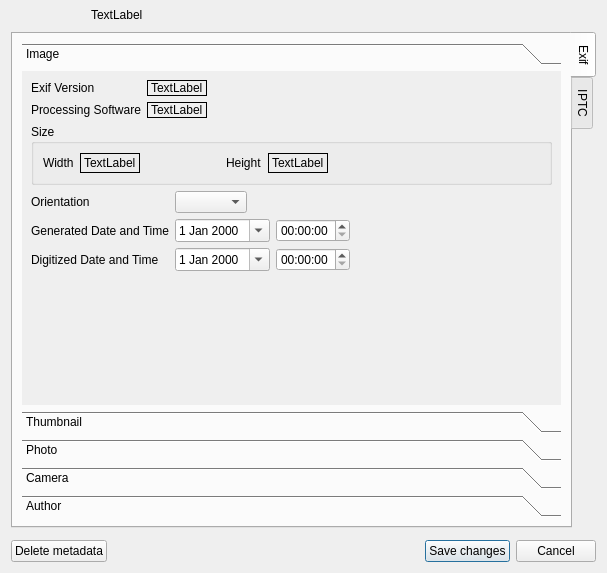
<?xml version="1.0" encoding="UTF-8"?>
<ui version="4.0">
 <class>MetadataDialog</class>
 <widget class="QDialog" name="MetadataDialog">
  <property name="geometry">
   <rect>
    <x>0</x>
    <y>0</y>
    <width>607</width>
    <height>573</height>
   </rect>
  </property>
  <property name="windowTitle">
   <string>Metadata - SIR</string>
  </property>
  <layout class="QGridLayout" name="gridLayout_3">
   <property name="topMargin">
    <number>4</number>
   </property>
   <item row="0" column="0">
    <layout class="QHBoxLayout" name="horizontalLayout_3">
     <property name="spacing">
      <number>0</number>
     </property>
     <item>
      <widget class="QPushButton" name="previousButton">
       <property name="sizePolicy">
        <sizepolicy hsizetype="Fixed" vsizetype="Fixed">
         <horstretch>0</horstretch>
         <verstretch>0</verstretch>
        </sizepolicy>
       </property>
       <property name="icon">
        <iconset resource="../application.qrc">
         <normaloff>:/images/previous.png</normaloff>:/images/previous.png</iconset>
       </property>
       <property name="flat">
        <bool>true</bool>
       </property>
      </widget>
     </item>
     <item>
      <widget class="QPushButton" name="nextButton">
       <property name="sizePolicy">
        <sizepolicy hsizetype="Fixed" vsizetype="Fixed">
         <horstretch>0</horstretch>
         <verstretch>0</verstretch>
        </sizepolicy>
       </property>
       <property name="icon">
        <iconset resource="../application.qrc">
         <normaloff>:/images/next.png</normaloff>:/images/next.png</iconset>
       </property>
       <property name="flat">
        <bool>true</bool>
       </property>
      </widget>
     </item>
     <item>
      <widget class="QLabel" name="filePathLabel">
       <property name="text">
        <string>TextLabel</string>
       </property>
      </widget>
     </item>
    </layout>
   </item>
   <item row="1" column="0">
    <widget class="QTabWidget" name="tabWidget">
     <property name="tabPosition">
      <enum>QTabWidget::East</enum>
     </property>
     <property name="currentIndex">
      <number>0</number>
     </property>
     <widget class="QWidget" name="exifTab">
      <attribute name="title">
       <string>Exif</string>
      </attribute>
      <layout class="QVBoxLayout" name="verticalLayout">
       <item>
        <widget class="QToolBox" name="exifToolBox">
         <property name="currentIndex">
          <number>0</number>
         </property>
         <widget class="QWidget" name="imagePage">
          <property name="geometry">
           <rect>
            <x>0</x>
            <y>0</y>
            <width>547</width>
            <height>317</height>
           </rect>
          </property>
          <attribute name="label">
           <string>Image</string>
          </attribute>
          <layout class="QVBoxLayout" name="verticalLayout_7">
           <item>
            <layout class="QHBoxLayout" name="horizontalLayout_5">
             <item>
              <layout class="QVBoxLayout" name="verticalLayout_9">
               <item>
                <widget class="QLabel" name="label_5">
                 <property name="text">
                  <string>Exif Version</string>
                 </property>
                </widget>
               </item>
               <item>
                <widget class="QLabel" name="label_2">
                 <property name="text">
                  <string>Processing Software</string>
                 </property>
                </widget>
               </item>
              </layout>
             </item>
             <item>
              <layout class="QVBoxLayout" name="verticalLayout_10">
               <item>
                <widget class="QLabel" name="exifVersionLabel">
                 <property name="frameShape">
                  <enum>QFrame::Panel</enum>
                 </property>
                 <property name="text">
                  <string>TextLabel</string>
                 </property>
                </widget>
               </item>
               <item>
                <widget class="QLabel" name="exifProcessingSoftLabel">
                 <property name="frameShape">
                  <enum>QFrame::Panel</enum>
                 </property>
                 <property name="text">
                  <string>TextLabel</string>
                 </property>
                </widget>
               </item>
              </layout>
             </item>
             <item>
              <spacer name="horizontalSpacer_5">
               <property name="orientation">
                <enum>Qt::Horizontal</enum>
               </property>
               <property name="sizeHint" stdset="0">
                <size>
                 <width>40</width>
                 <height>20</height>
                </size>
               </property>
              </spacer>
             </item>
            </layout>
           </item>
           <item>
            <widget class="QGroupBox" name="groupBox_4">
             <property name="title">
              <string>Size</string>
             </property>
             <layout class="QHBoxLayout" name="horizontalLayout">
              <item>
               <widget class="QLabel" name="label_8">
                <property name="text">
                 <string>Width</string>
                </property>
               </widget>
              </item>
              <item>
               <widget class="QLabel" name="exifWidthLabel">
                <property name="frameShape">
                 <enum>QFrame::Panel</enum>
                </property>
                <property name="text">
                 <string>TextLabel</string>
                </property>
               </widget>
              </item>
              <item>
               <spacer name="horizontalSpacer_2">
                <property name="orientation">
                 <enum>Qt::Horizontal</enum>
                </property>
                <property name="sizeType">
                 <enum>QSizePolicy::Preferred</enum>
                </property>
                <property name="sizeHint" stdset="0">
                 <size>
                  <width>80</width>
                  <height>20</height>
                 </size>
                </property>
               </spacer>
              </item>
              <item>
               <widget class="QLabel" name="label_6">
                <property name="text">
                 <string>Height</string>
                </property>
               </widget>
              </item>
              <item>
               <widget class="QLabel" name="exifHeightLabel">
                <property name="frameShape">
                 <enum>QFrame::Panel</enum>
                </property>
                <property name="text">
                 <string>TextLabel</string>
                </property>
               </widget>
              </item>
              <item>
               <spacer name="horizontalSpacer_3">
                <property name="orientation">
                 <enum>Qt::Horizontal</enum>
                </property>
                <property name="sizeHint" stdset="0">
                 <size>
                  <width>40</width>
                  <height>20</height>
                 </size>
                </property>
               </spacer>
              </item>
             </layout>
            </widget>
           </item>
           <item>
            <layout class="QGridLayout" name="gridLayout_4">
             <item row="1" column="0">
              <widget class="QLabel" name="label">
               <property name="text">
                <string>Generated Date and Time</string>
               </property>
              </widget>
             </item>
             <item row="0" column="0">
              <widget class="QLabel" name="label_9">
               <property name="text">
                <string>Orientation</string>
               </property>
              </widget>
             </item>
             <item row="2" column="0">
              <widget class="QLabel" name="label_3">
               <property name="text">
                <string>Digitized Date and Time</string>
               </property>
              </widget>
             </item>
             <item row="1" column="3">
              <spacer name="horizontalSpacer">
               <property name="orientation">
                <enum>Qt::Horizontal</enum>
               </property>
               <property name="sizeHint" stdset="0">
                <size>
                 <width>40</width>
                 <height>20</height>
                </size>
               </property>
              </spacer>
             </item>
             <item row="1" column="1">
              <widget class="QDateEdit" name="exifOriginalDateEdit">
               <property name="calendarPopup">
                <bool>true</bool>
               </property>
              </widget>
             </item>
             <item row="2" column="1">
              <widget class="QDateEdit" name="exifDigitizedDateEdit">
               <property name="calendarPopup">
                <bool>true</bool>
               </property>
              </widget>
             </item>
             <item row="1" column="2">
              <widget class="QTimeEdit" name="exifOriginalTimeEdit"/>
             </item>
             <item row="2" column="2">
              <widget class="QTimeEdit" name="exifDigitizedTimeEdit"/>
             </item>
             <item row="0" column="1" colspan="2">
              <widget class="QComboBox" name="exifOrientationComboBox">
               <property name="sizePolicy">
                <sizepolicy hsizetype="Maximum" vsizetype="Fixed">
                 <horstretch>0</horstretch>
                 <verstretch>0</verstretch>
                </sizepolicy>
               </property>
              </widget>
             </item>
            </layout>
           </item>
           <item>
            <spacer name="verticalSpacer_2">
             <property name="orientation">
              <enum>Qt::Vertical</enum>
             </property>
             <property name="sizeHint" stdset="0">
              <size>
               <width>20</width>
               <height>40</height>
              </size>
             </property>
            </spacer>
           </item>
          </layout>
         </widget>
         <widget class="QWidget" name="thumbPage">
          <property name="geometry">
           <rect>
            <x>0</x>
            <y>0</y>
            <width>547</width>
            <height>317</height>
           </rect>
          </property>
          <attribute name="label">
           <string>Thumbnail</string>
          </attribute>
          <layout class="QVBoxLayout" name="verticalLayout_18">
           <item>
            <widget class="QLabel" name="exifThumbnailLabel">
             <property name="text">
              <string>Thumbnail Label</string>
             </property>
             <property name="alignment">
              <set>Qt::AlignCenter</set>
             </property>
             <property name="margin">
              <number>5</number>
             </property>
            </widget>
           </item>
           <item>
            <widget class="QGroupBox" name="groupBox_5">
             <property name="title">
              <string>Size</string>
             </property>
             <layout class="QHBoxLayout" name="horizontalLayout_7">
              <item>
               <widget class="QLabel" name="label_17">
                <property name="text">
                 <string>Width</string>
                </property>
               </widget>
              </item>
              <item>
               <widget class="QLabel" name="exifThumbnailWidthLabel">
                <property name="frameShape">
                 <enum>QFrame::Panel</enum>
                </property>
                <property name="text">
                 <string>TextLabel</string>
                </property>
               </widget>
              </item>
              <item>
               <spacer name="horizontalSpacer_8">
                <property name="orientation">
                 <enum>Qt::Horizontal</enum>
                </property>
                <property name="sizeType">
                 <enum>QSizePolicy::Preferred</enum>
                </property>
                <property name="sizeHint" stdset="0">
                 <size>
                  <width>80</width>
                  <height>20</height>
                 </size>
                </property>
               </spacer>
              </item>
              <item>
               <widget class="QLabel" name="label_18">
                <property name="text">
                 <string>Height</string>
                </property>
               </widget>
              </item>
              <item>
               <widget class="QLabel" name="exifThumbnailHeightLabel">
                <property name="frameShape">
                 <enum>QFrame::Panel</enum>
                </property>
                <property name="text">
                 <string>TextLabel</string>
                </property>
               </widget>
              </item>
              <item>
               <spacer name="horizontalSpacer_9">
                <property name="orientation">
                 <enum>Qt::Horizontal</enum>
                </property>
                <property name="sizeHint" stdset="0">
                 <size>
                  <width>40</width>
                  <height>20</height>
                 </size>
                </property>
               </spacer>
              </item>
             </layout>
            </widget>
           </item>
           <item>
            <spacer name="verticalSpacer_4">
             <property name="orientation">
              <enum>Qt::Vertical</enum>
             </property>
             <property name="sizeHint" stdset="0">
              <size>
               <width>20</width>
               <height>40</height>
              </size>
             </property>
            </spacer>
           </item>
          </layout>
         </widget>
         <widget class="QWidget" name="photoPage">
          <property name="geometry">
           <rect>
            <x>0</x>
            <y>0</y>
            <width>547</width>
            <height>317</height>
           </rect>
          </property>
          <attribute name="label">
           <string>Photo</string>
          </attribute>
          <layout class="QGridLayout" name="gridLayout">
           <item row="5" column="0" colspan="5">
            <widget class="QGroupBox" name="groupBox_6">
             <property name="title">
              <string>Exposure program</string>
             </property>
             <layout class="QVBoxLayout" name="verticalLayout_22">
              <item>
               <widget class="QComboBox" name="exifExpProgramComboBox">
                <property name="sizePolicy">
                 <sizepolicy hsizetype="Expanding" vsizetype="Fixed">
                  <horstretch>0</horstretch>
                  <verstretch>0</verstretch>
                 </sizepolicy>
                </property>
               </widget>
              </item>
             </layout>
            </widget>
           </item>
           <item row="6" column="0" colspan="5">
            <widget class="QGroupBox" name="groupBox_7">
             <property name="title">
              <string>Light metering mode</string>
             </property>
             <layout class="QVBoxLayout" name="verticalLayout_23">
              <item>
               <widget class="QComboBox" name="exifLightMeteringModeComboBox">
                <property name="sizePolicy">
                 <sizepolicy hsizetype="Expanding" vsizetype="Fixed">
                  <horstretch>0</horstretch>
                  <verstretch>0</verstretch>
                 </sizepolicy>
                </property>
               </widget>
              </item>
             </layout>
            </widget>
           </item>
           <item row="7" column="0" colspan="5">
            <widget class="QGroupBox" name="groupBox_8">
             <property name="title">
              <string>Flash mode</string>
             </property>
             <layout class="QVBoxLayout" name="verticalLayout_24">
              <item>
               <widget class="QComboBox" name="exifFlashModeComboBox">
                <property name="sizePolicy">
                 <sizepolicy hsizetype="Expanding" vsizetype="Fixed">
                  <horstretch>0</horstretch>
                  <verstretch>0</verstretch>
                 </sizepolicy>
                </property>
               </widget>
              </item>
             </layout>
            </widget>
           </item>
           <item row="0" column="0">
            <widget class="QLabel" name="label_11">
             <property name="text">
              <string>Focal length</string>
             </property>
            </widget>
           </item>
           <item row="3" column="0">
            <widget class="QLabel" name="label_7">
             <property name="text">
              <string>Exposure time</string>
             </property>
            </widget>
           </item>
           <item row="4" column="0">
            <widget class="QLabel" name="label_13">
             <property name="text">
              <string>Exposure bias</string>
             </property>
            </widget>
           </item>
           <item row="0" column="1">
            <widget class="QDoubleSpinBox" name="exifFocalLengthSpinBox">
             <property name="suffix">
              <string> mm</string>
             </property>
             <property name="decimals">
              <number>1</number>
             </property>
             <property name="singleStep">
              <double>0.100000000000000</double>
             </property>
            </widget>
           </item>
           <item row="3" column="1">
            <widget class="TimeComboBox" name="exifExpTimeComboBox">
             <property name="editable">
              <bool>true</bool>
             </property>
             <item>
              <property name="text">
               <string>1/2000 s</string>
              </property>
             </item>
             <item>
              <property name="text">
               <string>1/1600 s</string>
              </property>
             </item>
             <item>
              <property name="text">
               <string>1/1250 s</string>
              </property>
             </item>
             <item>
              <property name="text">
               <string>1/1000 s</string>
              </property>
             </item>
             <item>
              <property name="text">
               <string>1/800 s</string>
              </property>
             </item>
             <item>
              <property name="text">
               <string>1/640 s</string>
              </property>
             </item>
             <item>
              <property name="text">
               <string>1/500 s</string>
              </property>
             </item>
             <item>
              <property name="text">
               <string>1/400 s</string>
              </property>
             </item>
             <item>
              <property name="text">
               <string>1/320 s</string>
              </property>
             </item>
             <item>
              <property name="text">
               <string>1/250 s</string>
              </property>
             </item>
             <item>
              <property name="text">
               <string>1/200 s</string>
              </property>
             </item>
             <item>
              <property name="text">
               <string>1/160 s</string>
              </property>
             </item>
             <item>
              <property name="text">
               <string>1/125 s</string>
              </property>
             </item>
             <item>
              <property name="text">
               <string>1/100 s</string>
              </property>
             </item>
             <item>
              <property name="text">
               <string>1/80 s</string>
              </property>
             </item>
             <item>
              <property name="text">
               <string>1/60 s</string>
              </property>
             </item>
             <item>
              <property name="text">
               <string>1/50 s</string>
              </property>
             </item>
             <item>
              <property name="text">
               <string>1/40 s</string>
              </property>
             </item>
             <item>
              <property name="text">
               <string>1/30 s</string>
              </property>
             </item>
             <item>
              <property name="text">
               <string>1/25 s</string>
              </property>
             </item>
             <item>
              <property name="text">
               <string>1/20 s</string>
              </property>
             </item>
             <item>
              <property name="text">
               <string>1/15 s</string>
              </property>
             </item>
             <item>
              <property name="text">
               <string>1/13 s</string>
              </property>
             </item>
             <item>
              <property name="text">
               <string>1/10 s</string>
              </property>
             </item>
             <item>
              <property name="text">
               <string>1/8 s</string>
              </property>
             </item>
             <item>
              <property name="text">
               <string>1/6 s</string>
              </property>
             </item>
             <item>
              <property name="text">
               <string>1/5 s</string>
              </property>
             </item>
             <item>
              <property name="text">
               <string>1/4 s</string>
              </property>
             </item>
             <item>
              <property name="text">
               <string>1/3 s</string>
              </property>
             </item>
             <item>
              <property name="text">
               <string>2/5 s</string>
              </property>
             </item>
             <item>
              <property name="text">
               <string>1/2 s</string>
              </property>
             </item>
             <item>
              <property name="text">
               <string>2/3 s</string>
              </property>
             </item>
             <item>
              <property name="text">
               <string>4/5 s</string>
              </property>
             </item>
             <item>
              <property name="text">
               <string>1 s</string>
              </property>
             </item>
             <item>
              <property name="text">
               <string>1 1/3 s</string>
              </property>
             </item>
             <item>
              <property name="text">
               <string>1 2/3 s</string>
              </property>
             </item>
             <item>
              <property name="text">
               <string>2 s</string>
              </property>
             </item>
             <item>
              <property name="text">
               <string>2 1/2 s</string>
              </property>
             </item>
             <item>
              <property name="text">
               <string>3 1/5 s</string>
              </property>
             </item>
             <item>
              <property name="text">
               <string>4 s</string>
              </property>
             </item>
             <item>
              <property name="text">
               <string>5 s</string>
              </property>
             </item>
             <item>
              <property name="text">
               <string>6 s</string>
              </property>
             </item>
             <item>
              <property name="text">
               <string>8 s</string>
              </property>
             </item>
             <item>
              <property name="text">
               <string>10 s</string>
              </property>
             </item>
             <item>
              <property name="text">
               <string>13 s</string>
              </property>
             </item>
             <item>
              <property name="text">
               <string>15 s</string>
              </property>
             </item>
            </widget>
           </item>
           <item row="4" column="1">
            <widget class="QDoubleSpinBox" name="exifExpBiasSpinBox">
             <property name="suffix">
              <string>EV</string>
             </property>
             <property name="decimals">
              <number>1</number>
             </property>
             <property name="minimum">
              <double>-100.099999999999994</double>
             </property>
             <property name="singleStep">
              <double>0.500000000000000</double>
             </property>
            </widget>
           </item>
           <item row="0" column="3">
            <widget class="QLabel" name="label_10">
             <property name="text">
              <string>Aperture</string>
             </property>
            </widget>
           </item>
           <item row="3" column="3">
            <widget class="QLabel" name="label_12">
             <property name="text">
              <string>Shutter Speed</string>
             </property>
            </widget>
           </item>
           <item row="4" column="3">
            <widget class="QLabel" name="label_4">
             <property name="text">
              <string>ISO Speed</string>
             </property>
            </widget>
           </item>
           <item row="0" column="4">
            <widget class="QDoubleSpinBox" name="exifApertureSpinBox">
             <property name="prefix">
              <string>F</string>
             </property>
             <property name="decimals">
              <number>1</number>
             </property>
            </widget>
           </item>
           <item row="3" column="4">
            <widget class="TimeComboBox" name="exifShutterTimeComboBox">
             <property name="editable">
              <bool>true</bool>
             </property>
             <item>
              <property name="text">
               <string>1/2048 s</string>
              </property>
             </item>
             <item>
              <property name="text">
               <string>1/1024 s</string>
              </property>
             </item>
             <item>
              <property name="text">
               <string>1/512 s</string>
              </property>
             </item>
             <item>
              <property name="text">
               <string>1/256 s</string>
              </property>
             </item>
             <item>
              <property name="text">
               <string>1/128 s</string>
              </property>
             </item>
             <item>
              <property name="text">
               <string>1/64 s</string>
              </property>
             </item>
             <item>
              <property name="text">
               <string>1/32 s</string>
              </property>
             </item>
             <item>
              <property name="text">
               <string>1/16 s</string>
              </property>
             </item>
             <item>
              <property name="text">
               <string>1/8 s</string>
              </property>
             </item>
             <item>
              <property name="text">
               <string>1/4 s</string>
              </property>
             </item>
             <item>
              <property name="text">
               <string>1/2 s</string>
              </property>
             </item>
             <item>
              <property name="text">
               <string>1 s</string>
              </property>
             </item>
             <item>
              <property name="text">
               <string>2 s</string>
              </property>
             </item>
             <item>
              <property name="text">
               <string>4 s</string>
              </property>
             </item>
             <item>
              <property name="text">
               <string>8 s</string>
              </property>
             </item>
            </widget>
           </item>
           <item row="4" column="4">
            <widget class="QSpinBox" name="exifIsoSpeedSpinBox">
             <property name="maximum">
              <number>10000</number>
             </property>
             <property name="singleStep">
              <number>50</number>
             </property>
            </widget>
           </item>
           <item row="3" column="2">
            <spacer name="horizontalSpacer_6">
             <property name="orientation">
              <enum>Qt::Horizontal</enum>
             </property>
             <property name="sizeType">
              <enum>QSizePolicy::Preferred</enum>
             </property>
             <property name="sizeHint" stdset="0">
              <size>
               <width>40</width>
               <height>20</height>
              </size>
             </property>
            </spacer>
           </item>
           <item row="8" column="0" colspan="5">
            <spacer name="verticalSpacer_3">
             <property name="orientation">
              <enum>Qt::Vertical</enum>
             </property>
             <property name="sizeHint" stdset="0">
              <size>
               <width>20</width>
               <height>40</height>
              </size>
             </property>
            </spacer>
           </item>
          </layout>
         </widget>
         <widget class="QWidget" name="camPage">
          <property name="geometry">
           <rect>
            <x>0</x>
            <y>0</y>
            <width>547</width>
            <height>317</height>
           </rect>
          </property>
          <attribute name="label">
           <string>Camera</string>
          </attribute>
          <layout class="QVBoxLayout" name="verticalLayout_21">
           <item>
            <layout class="QHBoxLayout" name="horizontalLayout_9">
             <item>
              <layout class="QVBoxLayout" name="verticalLayout_19">
               <item>
                <widget class="QLabel" name="label_20">
                 <property name="text">
                  <string>Manufacturer</string>
                 </property>
                </widget>
               </item>
               <item>
                <widget class="QLabel" name="label_21">
                 <property name="text">
                  <string>Model</string>
                 </property>
                </widget>
               </item>
              </layout>
             </item>
             <item>
              <layout class="QVBoxLayout" name="verticalLayout_20">
               <item>
                <widget class="HistoryComboBox" name="exifManufacturerComboBox">
                 <property name="sizePolicy">
                  <sizepolicy hsizetype="Expanding" vsizetype="Fixed">
                   <horstretch>0</horstretch>
                   <verstretch>0</verstretch>
                  </sizepolicy>
                 </property>
                </widget>
               </item>
               <item>
                <widget class="HistoryComboBox" name="exifModelComboBox">
                 <property name="sizePolicy">
                  <sizepolicy hsizetype="Expanding" vsizetype="Fixed">
                   <horstretch>0</horstretch>
                   <verstretch>0</verstretch>
                  </sizepolicy>
                 </property>
                </widget>
               </item>
              </layout>
             </item>
            </layout>
           </item>
           <item>
            <spacer name="verticalSpacer_5">
             <property name="orientation">
              <enum>Qt::Vertical</enum>
             </property>
             <property name="sizeHint" stdset="0">
              <size>
               <width>20</width>
               <height>40</height>
              </size>
             </property>
            </spacer>
           </item>
          </layout>
         </widget>
         <widget class="QWidget" name="authorPage">
          <property name="geometry">
           <rect>
            <x>0</x>
            <y>0</y>
            <width>547</width>
            <height>317</height>
           </rect>
          </property>
          <attribute name="label">
           <string>Author</string>
          </attribute>
          <layout class="QVBoxLayout" name="verticalLayout_5">
           <item>
            <widget class="QGroupBox" name="groupBox">
             <property name="title">
              <string>Artist</string>
             </property>
             <layout class="QVBoxLayout" name="verticalLayout_2">
              <item>
               <widget class="HistoryComboBox" name="exifArtistComboBox"/>
              </item>
             </layout>
            </widget>
           </item>
           <item>
            <widget class="QGroupBox" name="groupBox_2">
             <property name="title">
              <string>Copyright</string>
             </property>
             <layout class="QVBoxLayout" name="verticalLayout_3">
              <item>
               <widget class="HistoryComboBox" name="exifCopyrightComboBox"/>
              </item>
             </layout>
            </widget>
           </item>
           <item>
            <widget class="QGroupBox" name="groupBox_3">
             <property name="title">
              <string>User Comment</string>
             </property>
             <layout class="QVBoxLayout" name="verticalLayout_6">
              <item>
               <widget class="HistoryComboBox" name="exifUserCommentComboBox"/>
              </item>
             </layout>
            </widget>
           </item>
           <item>
            <spacer name="verticalSpacer">
             <property name="orientation">
              <enum>Qt::Vertical</enum>
             </property>
             <property name="sizeHint" stdset="0">
              <size>
               <width>20</width>
               <height>40</height>
              </size>
             </property>
            </spacer>
           </item>
          </layout>
         </widget>
        </widget>
       </item>
      </layout>
     </widget>
     <widget class="QWidget" name="iptcTab">
      <attribute name="title">
       <string>IPTC</string>
      </attribute>
      <layout class="QGridLayout" name="gridLayout_2">
       <item row="4" column="0">
        <widget class="QLabel" name="label_24">
         <property name="text">
          <string>Copyright:</string>
         </property>
        </widget>
       </item>
       <item row="0" column="0">
        <widget class="QLabel" name="label_14">
         <property name="text">
          <string>Model version:</string>
         </property>
        </widget>
       </item>
       <item row="8" column="0">
        <widget class="QLabel" name="label_28">
         <property name="text">
          <string>Country:</string>
         </property>
        </widget>
       </item>
       <item row="1" column="1">
        <widget class="QDateEdit" name="iptcCreatedDateEdit">
         <property name="calendarPopup">
          <bool>true</bool>
         </property>
        </widget>
       </item>
       <item row="2" column="0">
        <widget class="QLabel" name="label_22">
         <property name="text">
          <string>Digitized date:</string>
         </property>
        </widget>
       </item>
       <item row="1" column="0">
        <widget class="QLabel" name="label_15">
         <property name="text">
          <string>Created date:</string>
         </property>
        </widget>
       </item>
       <item row="4" column="1" colspan="3">
        <widget class="QLineEdit" name="iptcCopyrightLineEdit"/>
       </item>
       <item row="6" column="1" colspan="3">
        <widget class="QLineEdit" name="iptcKeywordsLineEdit"/>
       </item>
       <item row="1" column="3">
        <widget class="QTimeEdit" name="iptcCreatedTimeEdit"/>
       </item>
       <item row="6" column="0">
        <widget class="QLabel" name="label_26">
         <property name="text">
          <string>Keywords:</string>
         </property>
        </widget>
       </item>
       <item row="2" column="2">
        <widget class="QLabel" name="label_16">
         <property name="text">
          <string>Digitized time:</string>
         </property>
        </widget>
       </item>
       <item row="3" column="1" colspan="3">
        <widget class="QLineEdit" name="iptcByLineEdit"/>
       </item>
       <item row="0" column="1">
        <widget class="QLabel" name="iptcVersionLabel">
         <property name="frameShape">
          <enum>QFrame::Panel</enum>
         </property>
         <property name="text">
          <string>TextLabel</string>
         </property>
        </widget>
       </item>
       <item row="2" column="1">
        <widget class="QDateEdit" name="iptcDigitizedDateEdit">
         <property name="calendarPopup">
          <bool>true</bool>
         </property>
        </widget>
       </item>
       <item row="7" column="0">
        <widget class="QLabel" name="label_27">
         <property name="text">
          <string>Description:</string>
         </property>
         <property name="alignment">
          <set>Qt::AlignLeading|Qt::AlignLeft|Qt::AlignTop</set>
         </property>
        </widget>
       </item>
       <item row="5" column="1" colspan="3">
        <widget class="QLineEdit" name="iptcObjectNameLineEdit"/>
       </item>
       <item row="9" column="1" colspan="3">
        <widget class="QLineEdit" name="iptcCityLineEdit"/>
       </item>
       <item row="7" column="1" colspan="3">
        <widget class="QPlainTextEdit" name="iptcDescriptionTextEdit">
         <property name="sizePolicy">
          <sizepolicy hsizetype="Expanding" vsizetype="Maximum">
           <horstretch>0</horstretch>
           <verstretch>0</verstretch>
          </sizepolicy>
         </property>
        </widget>
       </item>
       <item row="1" column="2">
        <widget class="QLabel" name="label_19">
         <property name="text">
          <string>Created time:</string>
         </property>
        </widget>
       </item>
       <item row="9" column="0">
        <widget class="QLabel" name="label_29">
         <property name="text">
          <string>City:</string>
         </property>
        </widget>
       </item>
       <item row="3" column="0">
        <widget class="QLabel" name="label_23">
         <property name="text">
          <string>Author:</string>
         </property>
        </widget>
       </item>
       <item row="10" column="0">
        <widget class="QLabel" name="label_30">
         <property name="text">
          <string>Edit status:</string>
         </property>
        </widget>
       </item>
       <item row="8" column="1" colspan="3">
        <widget class="QLineEdit" name="iptcCountryLineEdit"/>
       </item>
       <item row="2" column="3">
        <widget class="QTimeEdit" name="iptcDigitizedTimeEdit"/>
       </item>
       <item row="5" column="0">
        <widget class="QLabel" name="label_25">
         <property name="text">
          <string>Object name:</string>
         </property>
        </widget>
       </item>
       <item row="10" column="1" colspan="2">
        <widget class="HistoryComboBox" name="iptcEditStatusComboBox"/>
       </item>
      </layout>
     </widget>
    </widget>
   </item>
   <item row="2" column="0">
    <layout class="QHBoxLayout" name="buttonsLayout">
     <property name="topMargin">
      <number>6</number>
     </property>
     <item>
      <widget class="QPushButton" name="deleteButton">
       <property name="text">
        <string>Delete metadata</string>
       </property>
       <property name="autoDefault">
        <bool>false</bool>
       </property>
      </widget>
     </item>
     <item>
      <spacer name="buttonsSpacer">
       <property name="orientation">
        <enum>Qt::Horizontal</enum>
       </property>
       <property name="sizeHint" stdset="0">
        <size>
         <width>40</width>
         <height>20</height>
        </size>
       </property>
      </spacer>
     </item>
     <item>
      <widget class="QPushButton" name="saveButton">
       <property name="text">
        <string>Save changes</string>
       </property>
       <property name="default">
        <bool>true</bool>
       </property>
      </widget>
     </item>
     <item>
      <widget class="QPushButton" name="cancelButton">
       <property name="text">
        <string>Cancel</string>
       </property>
      </widget>
     </item>
    </layout>
   </item>
  </layout>
 </widget>
 <customwidgets>
  <customwidget>
   <class>HistoryComboBox</class>
   <extends>QComboBox</extends>
   <header>historycombobox.h</header>
  </customwidget>
  <customwidget>
   <class>TimeComboBox</class>
   <extends>QComboBox</extends>
   <header>timecombobox.h</header>
  </customwidget>
 </customwidgets>
 <resources>
  <include location="../application.qrc"/>
 </resources>
 <connections/>
</ui>
